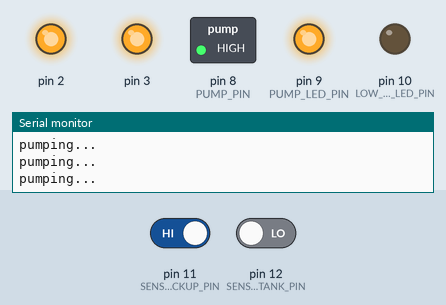
Simulated run of this program. Board: Arduino Nano, built with avr-gcc and run on an emulated ATmega328P. Parts: switched loads named in the program (green lamp = pin HIGH), output pins drawn as LEDs (lit = HIGH), the last lines printed to the serial monitor. Inputs (shaded band) come from the test bench; at power-on: pin 11 (SENSOR_BACKUP_PIN) HIGH, pin 12 (SENSOR_TANK_PIN) LOW.

Above: at 1.2 s.
1.3 s: pin 11 (SENSOR_BACKUP_PIN) driven LOW
At 2.5 s:
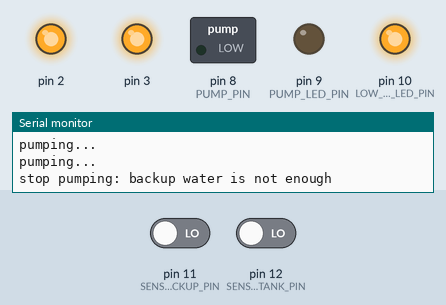
3.0 s: pin 11 (SENSOR_BACKUP_PIN) driven HIGH
At 3.7 s:
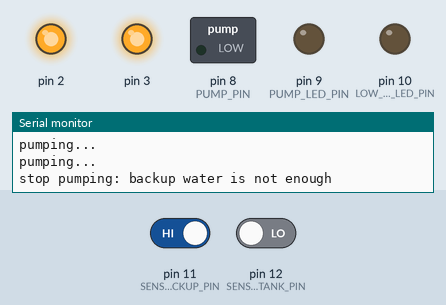
Timing chart, 0 to 9.5 s (numbered marks = the images above; inputs shaded):
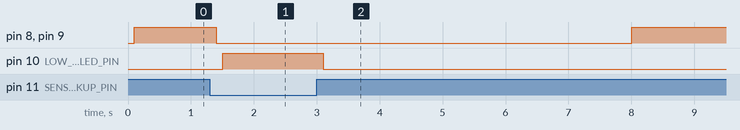

Measured:
- after the input at 1.3 s, pin 8 (PUMP_PIN), pin 9 (PUMP_LED_PIN): HIGH → LOW after 0.10 s; pin 10 (LOW_WATER_LEVEL_LED_PIN): LOW → HIGH after 0.20 s
- after the input at 3.0 s, pin 8 (PUMP_PIN), pin 9 (PUMP_LED_PIN): LOW → HIGH after 5.0 s; pin 10 (LOW_WATER_LEVEL_LED_PIN): HIGH → LOW after 0.10 s

The program:

main.cpp
```cpp
#include <Arduino.h>

// configs
const int PUMPING_DETECT_DELAY = 100;
const int BACKUP_DETECT_DELAY = 100;
const int TANK_DETECT_DELAY = 5 * 1000;
const int TARGET_BLEED = 20 * 1000;

// pins
const int PUMP_PIN = 8;
const int PUMP_LED_PIN = 9;
const int LOW_WATER_LEVEL_LED_PIN = 10;

const int SENSOR_BACKUP_PIN = 11;
const int SENSOR_TANK_PIN = 12;

// global status
bool IS_PUMPING = false;
bool IS_BLEEDING = false;
int REMAIN_BLEED = 0;
int REMAIN_TANK_DETECT_DELAY = 0;

void setup()
{
  // VCC pins(debug)
  pinMode(2, OUTPUT);
  pinMode(3, OUTPUT);
  digitalWrite(2, HIGH);
  digitalWrite(3, HIGH);

  pinMode(PUMP_PIN, OUTPUT);
  pinMode(PUMP_LED_PIN, OUTPUT);
  pinMode(LOW_WATER_LEVEL_LED_PIN, OUTPUT);
  pinMode(SENSOR_TANK_PIN, INPUT);
  pinMode(SENSOR_BACKUP_PIN, INPUT);

  Serial.begin(9600); // debug
}

void loop()
{
  bool tank_water = digitalRead(SENSOR_TANK_PIN);
  bool backup_water = digitalRead(SENSOR_BACKUP_PIN);

  if (IS_PUMPING)
  {
    delay(PUMPING_DETECT_DELAY);
    if (IS_BLEEDING)
    {
      REMAIN_BLEED -= PUMPING_DETECT_DELAY;

      Serial.print("REMAIN_BLEED: ");
      Serial.println(REMAIN_BLEED);
    }

    if (!backup_water)
    {
      // backup water is not enough

      Serial.println("stop pumping: backup water is not enough");
      IS_BLEEDING = false;
      IS_PUMPING = false;
      analogWrite(PUMP_LED_PIN, 0);
      digitalWrite(PUMP_PIN, LOW);

      return;
    }

    if (tank_water && !IS_BLEEDING)
    {
      Serial.println("start bleeding: reached the target water level");
      IS_BLEEDING = true;
      REMAIN_BLEED = TARGET_BLEED;
      analogWrite(PUMP_LED_PIN, 32);

      return;
    }

    if (IS_BLEEDING && REMAIN_BLEED <= 0)
    {
      // reached the target bleed

      Serial.println("stop pumping: reached the target bleed");
      IS_BLEEDING = false;
      IS_PUMPING = false;
      analogWrite(PUMP_LED_PIN, 0);
      digitalWrite(PUMP_PIN, LOW);

      return;
    }

    Serial.println("pumping...");
    return; // continue pumping
  }

  // Serial.println("-----------------------------");

  // Serial.print("tank_water: ");
  // Serial.println(tank_water);
  // Serial.print("backup_water: ");
  // Serial.println(backup_water);

  delay(BACKUP_DETECT_DELAY);

  // pause tank detect, until backup_water is true
  if (!backup_water)
  {
    digitalWrite(LOW_WATER_LEVEL_LED_PIN, HIGH);
    return;
  } else {
    digitalWrite(LOW_WATER_LEVEL_LED_PIN, LOW);
    REMAIN_TANK_DETECT_DELAY -= BACKUP_DETECT_DELAY;
  }

  if (REMAIN_TANK_DETECT_DELAY <= 0)
  {
    REMAIN_TANK_DETECT_DELAY = TANK_DETECT_DELAY; // reset
    if (!tank_water)
    {
      Serial.println("start pumping");
      analogWrite(PUMP_LED_PIN, 255);
      digitalWrite(PUMP_PIN, HIGH);
      IS_PUMPING = true;
    }
  }
}
```
